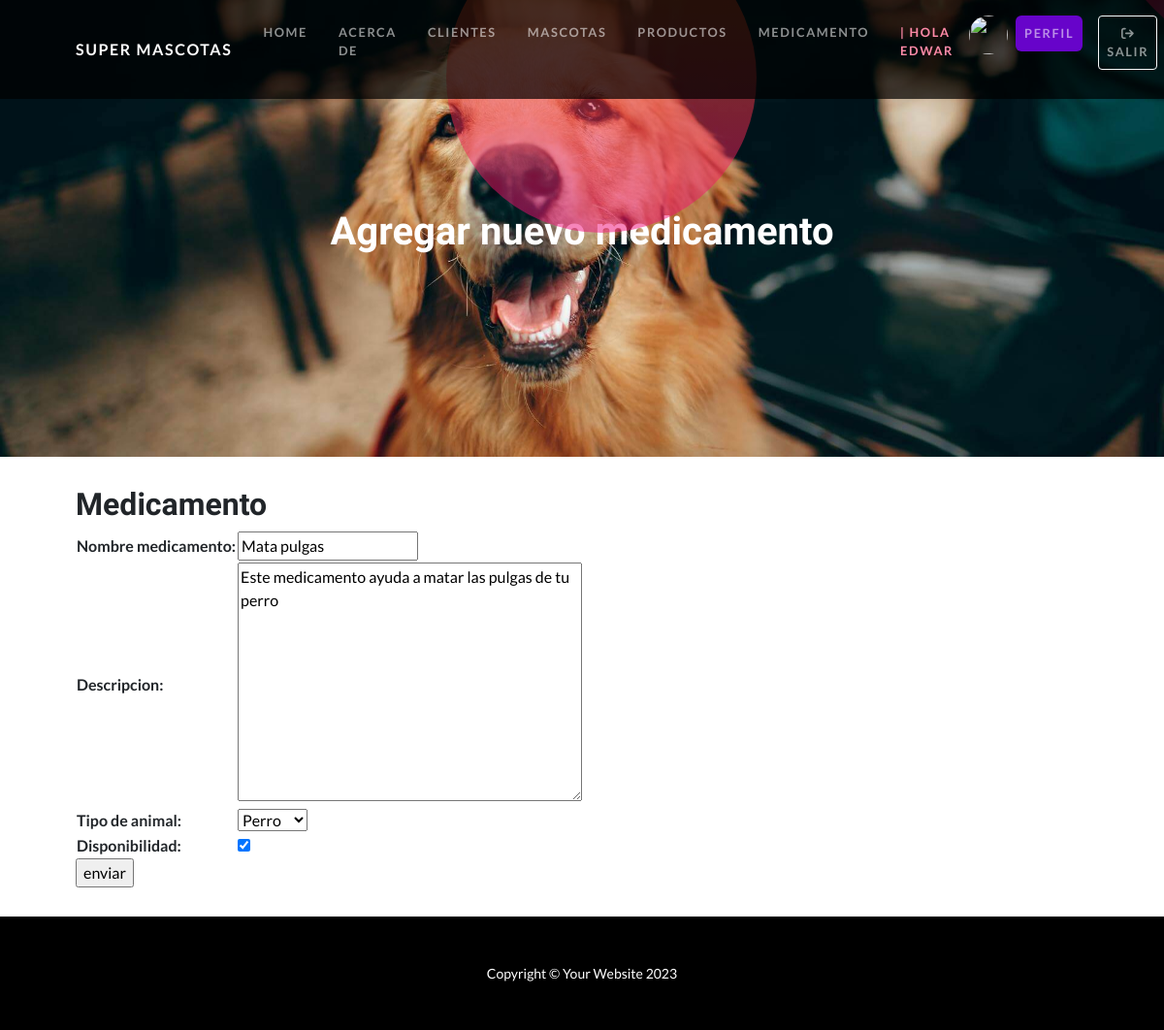
/apptienda/medicamento_update/1 (signed in), run on the app's committed database.
### apptienda/models.py (models this page shows, shortened)
class Medicamento(models.Model):
    nombre_medicamento = models.CharField(max_length=50)
    descripcion = models.TextField(null=True, blank=True)
    tipo_de_animal = models.CharField(max_length=20, choices=[
        ('Perro', 'Perro'),
        ('Gato', 'Gato'),
    ])
    disponibilidad= models.BooleanField()

### apptienda/views.py (the view)
# urls.py: path('medicamento_update/<int:pk>', MedicamentoUpdate.as_view(), name='medicamento_update'),
class MedicamentoUpdate(LoginRequiredMixin,UpdateView):
    model=Medicamento
    fields=['nombre_medicamento','descripcion','tipo_de_animal','disponibilidad']
    success_url=reverse_lazy('medicamentos')

### apptienda/templates/apptienda/medicamento_form.html (shortened to what this page needs)
{% extends 'apptienda/home.html' %}
{% block title %}
    <h1 class="mb-5">Agregar nuevo medicamento</h1>
{% endblock title %}
{% block contenido %}
<h2> Medicamento </h2>
    <form action="" method="post">
        <table>
            {{ form.as_table }}
        </table>
        <input type="submit" value="enviar" style="display: block;">
    </form>
{% endblock contenido %}

### apptienda/templates/apptienda/home.html (shortened to what this page needs)
<!DOCTYPE html>
<html lang="en">
    <head>
        {% load static %}
        <link href="{% static 'css/styles.css' %}" rel="stylesheet" />
        <link rel="stylesheet" href="https://cdnjs.cloudflare.com/ajax/libs/font-awesome/6.4.0/css/all.min.css">
    </head>
    <body id="page-top" >
        <nav class="navbar navbar-expand-lg navbar-dark navbar-custom fixed-top">
            <div class="container px-5">
                <a class="navbar-brand" href="{% url 'home' %}">Super mascotas</a>
                <div class="collapse navbar-collapse" id="navbarResponsive">
                    <ul class="navbar-nav ms-auto">
                        <li class="nav-item"><a class="nav-link" href="{% url 'home' %}">Home</a></li>
                        <li class="nav-item"><a class="nav-link" href="{% url 'acerca_de' %}">Acerca de</a></li>
                        {% if user.is_authenticated %}
                            <li class="nav-item"><a class="nav-link" href="{% url 'clientes' %}">Clientes</a></li>
                            <li class="nav-item"><a class="nav-link" href="{% url 'mascotas' %}">Mascotas</a></li>
                            <li class="nav-item"><a class="nav-link" href="{% url 'productos' %}">Productos</a></li>
                            <li class="nav-item"><a class="nav-link" href="{% url 'medicamentos' %}">Medicamento</a></li>
                            <li class="nav-item"><p class="nav-link" style="color:#FF8AA8">| Hola {{user.username}}</p></li>
                            <div class="text-center avatar">
                                <a  href="{% url 'agregar_avatar' %}" ><img src="{{ request.session.avatar }}" height="40px" weight="40px"/></a>
                            </div>
                            <li class="nav-item btn-profile" ><a class="nav-link btn btn-primary" href="{% url 'editar_perfil' %}">perfil</a></li>
                            <li class="nav-item btn-profile"><a class="nav-link btn btn-outline-light btn-sm" href="{% url 'logout' %}"><i class="fa-solid fa-arrow-right-from-bracket"></i> Salir</a></li>
                        {% else %}
                            <li class="nav-item"><a class="nav-link btn btn-outline-light" href="{% url 'login' %}">Login</a></li>
                            <li class="nav-item"><a class="nav-link btn btn-primary" href="{% url 'registro' %}">Register</a></li>
                        {% endif %}
                    </ul>
                </div>
            </div>
        </nav>
        <header class="masthead text-center text-white" >
            {% block title %}{% endblock title %}
            <div class="bg-circle-2 bg-circle"></div>
            <div class="bg-circle-4 bg-circle"></div>
        </header>
        <section id="scroll">
            <div class="container px-5" style="padding:30px 0px">
                <div class="row gx-5 align-items-center">
                    {% block contenido %}
                    {% endblock contenido %}
                </div>
            </div>
        </section>
        <footer class="py-5 bg-black">
            <div class="container px-5"><p class="m-0 text-center text-white small">Copyright &copy; Your Website 2023</p></div>
        </footer>
    </body>
</html>

### data on the page
Medicamento: nombre_medicamento "Mata pulgas", descripcion "Este medicamento ayuda a matar las pulgas de tu perro", tipo_de_animal "Perro", disponibilidad "☑"

### other printed values
{{ user.username }} "EDWAR"
